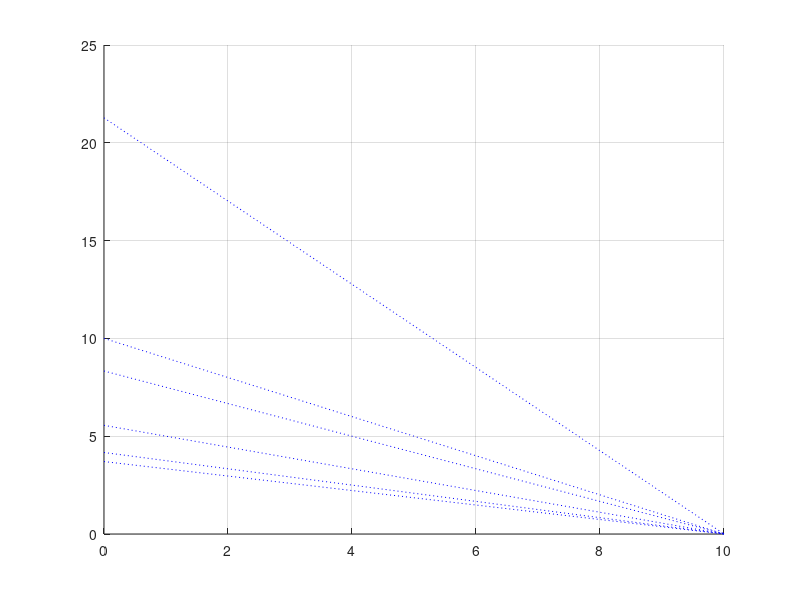

The MATLAB source for this figure: (Note: this script raises an error after producing the figure.)
clear
close all
clc
format long

hold on
grid on
rc = [ 10/0.47 0;10/1.0 0;10/1.2 0;10/1.8 0;10/2.4 0;10/2.7 0];
Vcc = [0 10;0 10;0 10;0 10;0 10;0 10;];
%시뮬레이션 값
simuled_Icq = [0 3.639 4.084 4.602 4.733 4.779 4.903];
simuled_Vceq = [0 0.1760 0.1974 1.717 4.320 5.222 7.695];
%실험 결과 값
measured_Icq = [0 3.630 4.122 4.987 5.102 5.183 5.222];
measured_Vceq = [0 0.155 0.171 0.983 3.876 4.93 7.53];
for num1 = 1:6
    p=plot(Vcc (num1,:),rc(num1,:),'b:');
end
p.Color = '#00841a';
plot(simuled_Vceq,simuled_Icq,'squre-','LineWidth',1.3);
plot(measured_Vceq,measured_Icq,'o-','LineWidth',1.3);
legend('R=0.47ohm','R=1.0ohm','R=1.2ohm','R=1.8ohm',...
'R=2.4ohm','R=2.8ohm','simuled Data','measured Data');
xlabel('V_C_E [V]');
ylabel('I_C [mA]');

